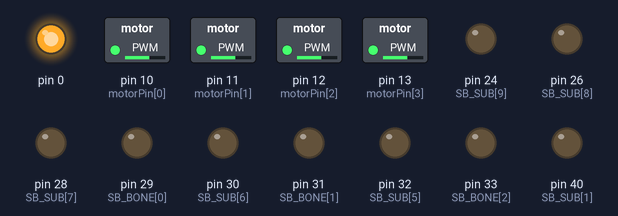
Simulated run of this sketch. Board: Arduino Mega 2560, built with avr-gcc and run on an emulated ATmega2560. Parts: switched loads named in the sketch (green lamp = pin HIGH), output pins drawn as LEDs (lit = HIGH). Pins used as bus, display or sensor lines are not drawn.

Above: at 0.05 s.
At 14.95 s:
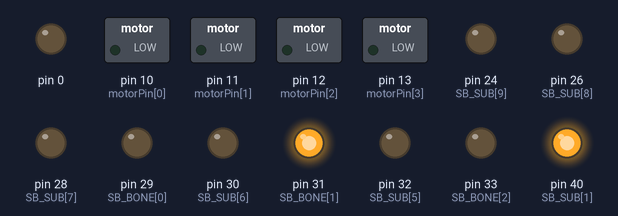
Timing chart, 0 to 19.5 s (numbered marks = the images above):
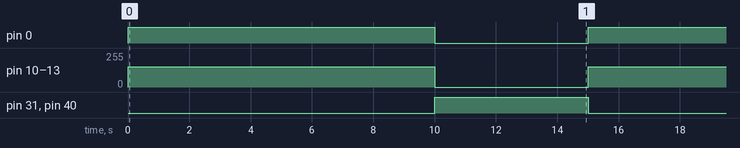

The sketch:

motors_soundboard.ino
```cpp
int motorPin[] = {10,11,12,13};

int SB_SUB_RST = 44;
int SB_SUB[] = {42,40,38,36,34,32,30,28,26,24,22};

int SB_BONE_RST = 27;
int SB_BONE[] = {29,31,33,35,37,39,41,43,45,47,49};

void setup() {

    for (int x = 0; x < 4; x++){
      pinMode(motorPin[x], OUTPUT);
    }
    for (int x = 0; x < 10; x++){
      pinMode(SB_BONE[x], OUTPUT);
    }
    for (int x = 0; x < 10; x++){
      pinMode(SB_SUB[x], OUTPUT);
    }
    pinMode(SB_BONE_RST, OUTPUT);
    pinMode(SB_SUB_RST, OUTPUT);
}

void loop() {

  // All motors on
  for (int x = 0; x < 5; x++){
    analogWrite(motorPin[x], 153);
  }

  // Trigger T01 on both soundboards
  digitalWrite(SB_SUB_RST, HIGH);
  digitalWrite(SB_SUB[1], LOW);
  digitalWrite(SB_BONE_RST, HIGH);
  digitalWrite(SB_BONE[1], LOW);

  delay(10000);

  for (int x = 0; x < 5; x++){
    analogWrite(motorPin[x], 0);
  }

  // Reset both soundboards
  digitalWrite(SB_SUB_RST, LOW);
  digitalWrite(SB_SUB[1], HIGH);
  digitalWrite(SB_BONE_RST, LOW);
  digitalWrite(SB_BONE[1], HIGH);

  delay(5000);
}
```

Measured:
- by itself, pin 0: alternates HIGH for 10.0 s and LOW for 5.0 s
- by itself, pin 10 (motorPin[0]), pin 11 (motorPin[1]), pin 12 (motorPin[2]), pin 13 (motorPin[3]): alternates 153/255 for 10.0 s and 0/255 for 5.0 s
- by itself, pin 31 (SB_BONE[1]), pin 40 (SB_SUB[1]): alternates HIGH for 5.0 s and LOW for 10.0 s
